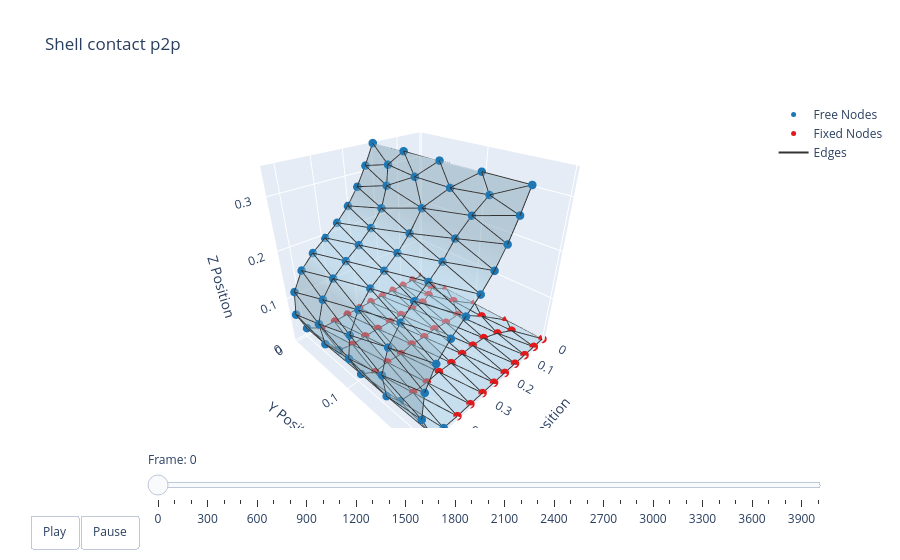

The code cell stored with this chart in its notebook:
### Code cell
t = np.arange(robot.sim_params.total_time, step=robot.sim_params.dt)
options = dismech.AnimationOptions(title='Shell contact p2p', plot_step=100)

fig = dismech.get_interactive_animation_plotly(robot, t, qs, options)
fig.show()

### Figure 1 — Plotly figure (JSON) as saved in the notebook; plotly's stock layout.template omitted (floating-point values rounded to 4 significant figures; data arrays with more than 128 entries replaced by an {"elided": "..."} marker saying what was removed)
{"data": [{"marker": {"color": "#1f78b4", "size": 5}, "mode": "markers", "name": "Free Nodes", "type": "scatter3d", "x": [0.2, 0.2, 0.4964, 0.5222, 0.5139, 0.4812, 0.4386, 0.3932, 0.3481, 0.3054, 0.2667, 0.2321, 0.2322, 0.2669, 0.3056, 0.3484, 0.3935, 0.439, 0.4815, 0.514, 0.5223, 0.4962, 0.4498, 0.2, 0.2, 0.2, 0.2215, 0.2489, 0.226, 0.2845, 0.2261, 0.3259, 0.2211, 0.3705, 0.4163, 0.2488, 0.4612, 0.2845, 0.5003, 0.3261, 0.5224, 0.3706, 0.5132, 0.4165, 0.4742, 0.4612, 0.5004, 0.5226, 0.5133, 0.4742, 0.2613, 0.3051, 0.348, 0.3935, 0.4392, 0.4822, 0.5145, 0.5222, 0.4963], "y": [-9.584e-09, 0.2, 0.0003922, 0.0003604, 0.0001344, 7.191e-06, 4.115e-06, 3.783e-05, 6.412e-05, 7.893e-05, 8.066e-05, 6.54e-05, 0.1999, 0.1999, 0.1999, 0.1999, 0.1999, 0.1999, 0.1998, 0.1998, 0.1997, 0.1998, 0.2, 0.05, 0.1, 0.15, 0.03413, 0.04308, 0.07646, 0.04944, 0.1231, 0.05003, 0.1659, 0.05006, 0.05007, 0.1568, 0.05041, 0.1505, 0.05062, 0.1505, 0.05063, 0.15, 0.05095, 0.1499, 0.0509, 0.1509, 0.1507, 0.1507, 0.151, 0.1518, 0.1, 0.1, 0.1001, 0.1001, 0.09993, 0.1015, 0.1017, 0.1, 0.1034], "z": [0.35, 0.35, 0.01888, 0.06156, 0.1107, 0.1485, 0.1746, 0.1956, 0.2173, 0.2435, 0.2753, 0.3115, 0.3116, 0.2755, 0.2438, 0.2177, 0.1961, 0.1751, 0.1489, 0.111, 0.06186, 0.01935, 0.001116, 0.35, 0.35, 0.35, 0.3237, 0.2923, 0.3181, 0.2588, 0.318, 0.2295, 0.3243, 0.2061, 0.1858, 0.2925, 0.1633, 0.259, 0.1319, 0.2296, 0.0871, 0.2063, 0.03777, 0.1861, 0.006587, 0.1637, 0.132, 0.08704, 0.03817, 0.006798, 0.2793, 0.2431, 0.2172, 0.196, 0.1755, 0.1492, 0.1108, 0.06185, 0.01923]}, {"marker": {"color": "#e31a1c", "size": 5}, "mode": "markers", "name": "Fixed Nodes", "type": "scatter3d", "x": [0.0, 0.0, 0.0, 0.0, 0.0, 0.05, 0.1, 0.15, 0.1999, 0.2499, 0.2999, 0.3499, 0.3998, 0.4498, 0.3998, 0.3498, 0.2998, 0.2499, 0.1999, 0.1499, 0.1, 0.05, 0.2499, 0.2002, 0.15, 0.09278, 0.4248, 0.3748, 0.3249, 0.2748, 0.225, 0.4247, 0.1748, 0.375, 0.1242, 0.3247, 0.07606, 0.2748, 0.03415, 0.2248, 0.1748, 0.04128, 0.124, 0.04119, 0.07543, 0.03351, 0.4499, 0.3998, 0.3501, 0.2996], "y": [0.0, 0.2, 0.15, 0.1, 0.05, 0.0, 0.0, -1.008e-05, -1.571e-06, 1.64e-05, 3.637e-05, 6.031e-05, 9.715e-05, 0.000202, 0.2001, 0.2001, 0.2001, 0.2, 0.2, 0.2, 0.2, 0.2, 0.1, 0.09838, 0.1, 0.09995, 0.05023, 0.04944, 0.04975, 0.04983, 0.0492, 0.1506, 0.04948, 0.1509, 0.04937, 0.1501, 0.0427, 0.1507, 0.03415, 0.1498, 0.1496, 0.07625, 0.1505, 0.1231, 0.1569, 0.1659, 0.1027, 0.1001, 0.1015, 0.09858], "z": [0.0, 0.0, 0.0, 0.0, 0.0, 0.0, 0.0, 0.0005137, 0.0006821, 0.000727, 0.0007226, 0.0004944, -0.0001653, 0.0009528, -0.0001719, 0.0004919, 0.0007229, 0.0007241, 0.0006787, 0.0005126, 0.0, 0.0, 0.0004917, 0.0004761, 0.0003689, 0.0, -0.0006832, -9.523e-05, 0.0004411, 0.0005486, 0.0005434, -0.0007109, 0.0004984, -0.0001153, 0.0002766, 0.0004373, 0.0, 0.0005465, 0.0, 0.0005375, 0.0004946, 0.0, 0.0002755, 0.0, 0.0, 0.0, 0.0006853, -0.0006236, 0.0001738, 0.0004658]}, {"line": {"color": "#333333", "width": 2}, "mode": "lines", "name": "Edges", "type": "scatter3d", "x": {"elided": "828 float values"}, "y": {"elided": "828 float values"}, "z": {"elided": "828 float values"}}, {"color": "rgba(166, 206, 227, 0.7)", "i": {"elided": "168 int values"}, "j": {"elided": "168 int values"}, "k": {"elided": "168 int values"}, "name": "Faces", "opacity": 0.7, "showscale": false, "type": "mesh3d", "x": [0.0, 0.2, 0.2, 0.0, 0.0, 0.0, 0.0, 0.05, 0.1, 0.15, 0.1999, 0.2499, 0.2999, 0.3499, 0.3998, 0.4498, 0.4964, 0.5222, 0.5139, 0.4812, 0.4386, 0.3932, 0.3481, 0.3054, 0.2667, 0.2321, 0.2322, 0.2669, 0.3056, 0.3484, 0.3935, 0.439, 0.4815, 0.514, 0.5223, 0.4962, 0.4498, 0.3998, 0.3498, 0.2998, 0.2499, 0.1999, 0.1499, 0.1, 0.05, 0.2, 0.2, 0.2, 0.2499, 0.2002, 0.15, 0.09278, 0.2215, 0.2489, 0.226, 0.2845, 0.2261, 0.3259, 0.2211, 0.3705, 0.4163, 0.2488, 0.4612, 0.2845, 0.5003, 0.3261, 0.5224, 0.3706, 0.5132, 0.4165, 0.4742, 0.4612, 0.4248, 0.5004, 0.3748, 0.5226, 0.3249, 0.5133, 0.2748, 0.4742, 0.225, 0.4247, 0.1748, 0.375, 0.1242, 0.3247, 0.07606, 0.2748, 0.03415, 0.2248, 0.1748, 0.04128, 0.124, 0.04119, 0.07543, 0.03351, 0.2613, 0.3051, 0.348, 0.3935, 0.4392, 0.4822, 0.5145, 0.5222, 0.4963, 0.4499, 0.3998, 0.3501, 0.2996], "y": [0.0, -9.584e-09, 0.2, 0.2, 0.15, 0.1, 0.05, 0.0, 0.0, -1.008e-05, -1.571e-06, 1.64e-05, 3.637e-05, 6.031e-05, 9.715e-05, 0.000202, 0.0003922, 0.0003604, 0.0001344, 7.191e-06, 4.115e-06, 3.783e-05, 6.412e-05, 7.893e-05, 8.066e-05, 6.54e-05, 0.1999, 0.1999, 0.1999, 0.1999, 0.1999, 0.1999, 0.1998, 0.1998, 0.1997, 0.1998, 0.2, 0.2001, 0.2001, 0.2001, 0.2, 0.2, 0.2, 0.2, 0.2, 0.05, 0.1, 0.15, 0.1, 0.09838, 0.1, 0.09995, 0.03413, 0.04308, 0.07646, 0.04944, 0.1231, 0.05003, 0.1659, 0.05006, 0.05007, 0.1568, 0.05041, 0.1505, 0.05062, 0.1505, 0.05063, 0.15, 0.05095, 0.1499, 0.0509, 0.1509, 0.05023, 0.1507, 0.04944, 0.1507, 0.04975, 0.151, 0.04983, 0.1518, 0.0492, 0.1506, 0.04948, 0.1509, 0.04937, 0.1501, 0.0427, 0.1507, 0.03415, 0.1498, 0.1496, 0.07625, 0.1505, 0.1231, 0.1569, 0.1659, 0.1, 0.1, 0.1001, 0.1001, 0.09993, 0.1015, 0.1017, 0.1, 0.1034, 0.1027, 0.1001, 0.1015, 0.09858], "z": [0.0, 0.35, 0.35, 0.0, 0.0, 0.0, 0.0, 0.0, 0.0, 0.0005137, 0.0006821, 0.000727, 0.0007226, 0.0004944, -0.0001653, 0.0009528, 0.01888, 0.06156, 0.1107, 0.1485, 0.1746, 0.1956, 0.2173, 0.2435, 0.2753, 0.3115, 0.3116, 0.2755, 0.2438, 0.2177, 0.1961, 0.1751, 0.1489, 0.111, 0.06186, 0.01935, 0.001116, -0.0001719, 0.0004919, 0.0007229, 0.0007241, 0.0006787, 0.0005126, 0.0, 0.0, 0.35, 0.35, 0.35, 0.0004917, 0.0004761, 0.0003689, 0.0, 0.3237, 0.2923, 0.3181, 0.2588, 0.318, 0.2295, 0.3243, 0.2061, 0.1858, 0.2925, 0.1633, 0.259, 0.1319, 0.2296, 0.0871, 0.2063, 0.03777, 0.1861, 0.006587, 0.1637, -0.0006832, 0.132, -9.523e-05, 0.08704, 0.0004411, 0.03817, 0.0005486, 0.006798, 0.0005434, -0.0007109, 0.0004984, -0.0001153, 0.0002766, 0.0004373, 0.0, 0.0005465, 0.0, 0.0005375, 0.0004946, 0.0, 0.0002755, 0.0, 0.0, 0.0, 0.2793, 0.2431, 0.2172, 0.196, 0.1755, 0.1492, 0.1108, 0.06185, 0.01923, 0.0006853, -0.0006236, 0.0001738, 0.0004658]}, {"colorscale": [[0, "lightgray"], [1, "lightgray"]], "opacity": 0.9, "showscale": false, "type": "surface", "x": [[-0.5, 1.035], [-0.5, 1.035]], "y": [[-0.503, -0.503], [0.7027, 0.7027]], "z": [[-0.001, -0.001], [-0.001, -0.001]]}], "layout": {"scene": {"camera": {"eye": {"x": 1.225, "y": 1.225, "z": 1.0}}, "xaxis": {"range": [0, 0.5352], "title": {"text": "X Position"}}, "yaxis": {"range": [-0.002983, 0.2027], "title": {"text": "Y Position"}}, "zaxis": {"range": [-0.0007109, 0.35], "title": {"text": "Z Position"}}}, "sliders": [{"currentvalue": {"prefix": "Frame: "}, "steps": [{"args": [["0"], {"frame": {"duration": 50, "redraw": true}, "mode": "immediate"}], "label": "0", "method": "animate"}, {"args": [["1"], {"frame": {"duration": 50, "redraw": true}, "mode": "immediate"}], "label": "100", "method": "animate"}, {"args": [["2"], {"frame": {"duration": 50, "redraw": true}, "mode": "immediate"}], "label": "200", "method": "animate"}, {"args": [["3"], {"frame": {"duration": 50, "redraw": true}, "mode": "immediate"}], "label": "300", "method": "animate"}, {"args": [["4"], {"frame": {"duration": 50, "redraw": true}, "mode": "immediate"}], "label": "400", "method": "animate"}, {"args": [["5"], {"frame": {"duration": 50, "redraw": true}, "mode": "immediate"}], "label": "500", "method": "animate"}, {"args": [["6"], {"frame": {"duration": 50, "redraw": true}, "mode": "immediate"}], "label": "600", "method": "animate"}, {"args": [["7"], {"frame": {"duration": 50, "redraw": true}, "mode": "immediate"}], "label": "700", "method": "animate"}, {"args": [["8"], {"frame": {"duration": 50, "redraw": true}, "mode": "immediate"}], "label": "800", "method": "animate"}, {"args": [["9"], {"frame": {"duration": 50, "redraw": true}, "mode": "immediate"}], "label": "900", "method": "animate"}, {"args": [["10"], {"frame": {"duration": 50, "redraw": true}, "mode": "immediate"}], "label": "1000", "method": "animate"}, {"args": [["11"], {"frame": {"duration": 50, "redraw": true}, "mode": "immediate"}], "label": "1100", "method": "animate"}, {"args": [["12"], {"frame": {"duration": 50, "redraw": true}, "mode": "immediate"}], "label": "1200", "method": "animate"}, {"args": [["13"], {"frame": {"duration": 50, "redraw": true}, "mode": "immediate"}], "label": "1300", "method": "animate"}, {"args": [["14"], {"frame": {"duration": 50, "redraw": true}, "mode": "immediate"}], "label": "1400", "method": "animate"}, {"args": [["15"], {"frame": {"duration": 50, "redraw": true}, "mode": "immediate"}], "label": "1500", "method": "animate"}, {"args": [["16"], {"frame": {"duration": 50, "redraw": true}, "mode": "immediate"}], "label": "1600", "method": "animate"}, {"args": [["17"], {"frame": {"duration": 50, "redraw": true}, "mode": "immediate"}], "label": "1700", "method": "animate"}, {"args": [["18"], {"frame": {"duration": 50, "redraw": true}, "mode": "immediate"}], "label": "1800", "method": "animate"}, {"args": [["19"], {"frame": {"duration": 50, "redraw": true}, "mode": "immediate"}], "label": "1900", "method": "animate"}, {"args": [["20"], {"frame": {"duration": 50, "redraw": true}, "mode": "immediate"}], "label": "2000", "method": "animate"}, {"args": [["21"], {"frame": {"duration": 50, "redraw": true}, "mode": "immediate"}], "label": "2100", "method": "animate"}, {"args": [["22"], {"frame": {"duration": 50, "redraw": true}, "mode": "immediate"}], "label": "2200", "method": "animate"}, {"args": [["23"], {"frame": {"duration": 50, "redraw": true}, "mode": "immediate"}], "label": "2300", "method": "animate"}, {"args": [["24"], {"frame": {"duration": 50, "redraw": true}, "mode": "immediate"}], "label": "2400", "method": "animate"}, {"args": [["25"], {"frame": {"duration": 50, "redraw": true}, "mode": "immediate"}], "label": "2500", "method": "animate"}, {"args": [["26"], {"frame": {"duration": 50, "redraw": true}, "mode": "immediate"}], "label": "2600", "method": "animate"}, {"args": [["27"], {"frame": {"duration": 50, "redraw": true}, "mode": "immediate"}], "label": "2700", "method": "animate"}, {"args": [["28"], {"frame": {"duration": 50, "redraw": true}, "mode": "immediate"}], "label": "2800", "method": "animate"}, {"args": [["29"], {"frame": {"duration": 50, "redraw": true}, "mode": "immediate"}], "label": "2900", "method": "animate"}, {"args": [["30"], {"frame": {"duration": 50, "redraw": true}, "mode": "immediate"}], "label": "3000", "method": "animate"}, {"args": [["31"], {"frame": {"duration": 50, "redraw": true}, "mode": "immediate"}], "label": "3100", "method": "animate"}, {"args": [["32"], {"frame": {"duration": 50, "redraw": true}, "mode": "immediate"}], "label": "3200", "method": "animate"}, {"args": [["33"], {"frame": {"duration": 50, "redraw": true}, "mode": "immediate"}], "label": "3300", "method": "animate"}, {"args": [["34"], {"frame": {"duration": 50, "redraw": true}, "mode": "immediate"}], "label": "3400", "method": "animate"}, {"args": [["35"], {"frame": {"duration": 50, "redraw": true}, "mode": "immediate"}], "label": "3500", "method": "animate"}, {"args": [["36"], {"frame": {"duration": 50, "redraw": true}, "mode": "immediate"}], "label": "3600", "method": "animate"}, {"args": [["37"], {"frame": {"duration": 50, "redraw": true}, "mode": "immediate"}], "label": "3700", "method": "animate"}, {"args": [["38"], {"frame": {"duration": 50, "redraw": true}, "mode": "immediate"}], "label": "3800", "method": "animate"}, {"args": [["39"], {"frame": {"duration": 50, "redraw": true}, "mode": "immediate"}], "label": "3900", "method": "animate"}, {"args": [["40"], {"frame": {"duration": 50, "redraw": true}, "mode": "immediate"}], "label": "3999", "method": "animate"}], "transition": {"duration": 0}, "x": 0.1, "y": 0}], "title": {"text": "Shell contact p2p"}, "updatemenus": [{"buttons": [{"args": [null, {"frame": {"duration": 50, "redraw": true}, "fromcurrent": true}], "label": "Play", "method": "animate"}, {"args": [[null], {"frame": {"duration": 0, "redraw": true}, "mode": "immediate"}], "label": "Pause", "method": "animate"}], "direction": "left", "pad": {"r": 10, "t": 87}, "showactive": false, "type": "buttons", "x": 0.1, "xanchor": "right", "y": 0, "yanchor": "top"}]}}
